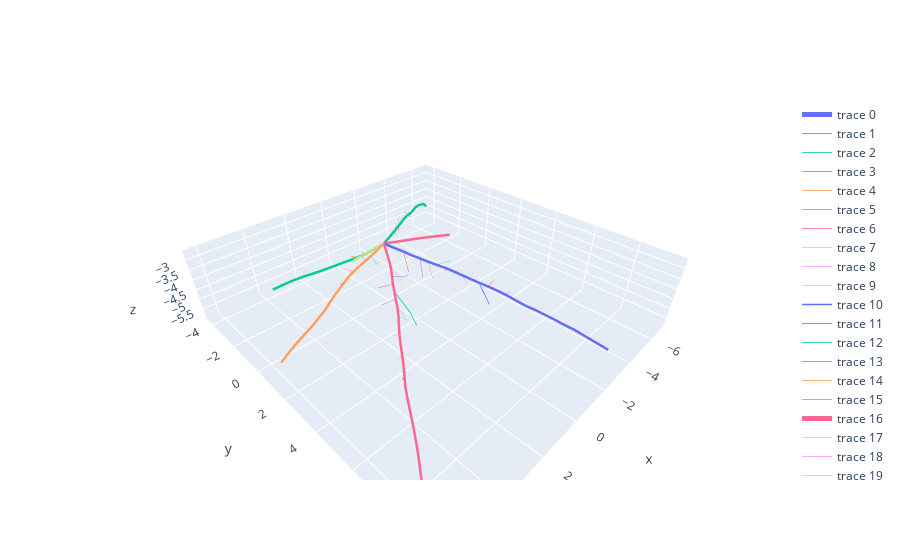

Notebook cell for this chart:
### Code cell
brassica = Root.from_file(brassica_path, age=6)
print(brassica.n_nodes, "nodes")
brassica_fig = brassica.plot()
brassica_fig

### Figure 1 — Plotly figure (JSON) as saved in the notebook; plotly's stock layout.template omitted (floating-point values rounded to 4 significant figures)
{"data": [{"line": {"width": 5}, "mode": "lines", "type": "scatter3d", "x": [0, -0.2703, -0.3607, -0.4841, -0.5964, -0.6981, -0.7898, -0.8573, -0.922, -0.9892, -1.078, -1.172, -1.271, -1.351, -1.454, -1.559, -1.7, -1.81, -1.915, -2.037, -2.136, -2.214, -2.309, -2.399, -2.423], "y": [0, 0.9566, 1.343, 1.721, 2.101, 2.488, 2.877, 3.271, 3.664, 4.058, 4.445, 4.832, 5.216, 5.603, 5.975, 6.348, 6.711, 7.087, 7.464, 7.828, 8.208, 8.588, 8.96, 9.335, 9.481], "z": [-3, -3.109, -3.158, -3.203, -3.255, -3.277, -3.286, -3.303, -3.331, -3.358, -3.402, -3.442, -3.494, -3.555, -3.66, -3.761, -3.85, -3.933, -4.016, -4.128, -4.203, -4.301, -4.413, -4.519, -4.557]}, {"line": {"width": 0.8}, "mode": "lines", "type": "scatter3d", "x": [-0.2703, -0.2324], "y": [0.9566, 1.274], "z": [-3.109, -3.964]}, {"line": {"width": 0.8}, "mode": "lines", "type": "scatter3d", "x": [-0.3607, -1.027], "y": [1.343, 1.528], "z": [-3.158, -3.672]}, {"line": {"width": 0.8}, "mode": "lines", "type": "scatter3d", "x": [-0.4841, -0.3833], "y": [1.721, 1.998], "z": [-3.203, -3.956]}, {"line": {"width": 0.8}, "mode": "lines", "type": "scatter3d", "x": [-0.5964, -0.5735], "y": [2.101, 2.398], "z": [-3.255, -3.95]}, {"line": {"width": 0.8}, "mode": "lines", "type": "scatter3d", "x": [-0.6981, -1.38], "y": [2.488, 2.646], "z": [-3.277, -3.309]}, {"line": {"width": 0.8}, "mode": "lines", "type": "scatter3d", "x": [-0.7898, -0.3749], "y": [2.877, 3.313], "z": [-3.286, -3.057]}, {"line": {"width": 0.8}, "mode": "lines", "type": "scatter3d", "x": [-0.8573, -1.384], "y": [3.271, 3.202], "z": [-3.303, -3.551]}, {"line": {"width": 0.8}, "mode": "lines", "type": "scatter3d", "x": [-0.922, -1.093], "y": [3.664, 3.84], "z": [-3.331, -3.798]}, {"line": {"width": 0.8}, "mode": "lines", "type": "scatter3d", "x": [-0.9892, -1.123], "y": [4.058, 4.141], "z": [-3.358, -2.919]}, {"line": {"width": 1.5}, "mode": "lines", "type": "scatter3d", "x": [-1.078, -0.8053], "y": [4.445, 5.235], "z": [-3.402, -3.892]}, {"line": {"width": 0.8}, "mode": "lines", "type": "scatter3d", "x": [-1.172, -1.49], "y": [4.832, 4.837], "z": [-3.442, -3.323]}, {"line": {"width": 0.8}, "mode": "lines", "type": "scatter3d", "x": [-1.271, -1.498], "y": [5.216, 5.221], "z": [-3.494, -3.645]}, {"line": {"width": 0.8}, "mode": "lines", "type": "scatter3d", "x": [-1.351, -1.449], "y": [5.603, 5.669], "z": [-3.555, -3.386]}, {"line": {"width": 0.8}, "mode": "lines", "type": "scatter3d", "x": [-1.454, -1.491], "y": [5.975, 6.027], "z": [-3.66, -3.539]}, {"line": {"width": 0.8}, "mode": "lines", "type": "scatter3d", "x": [-1.559, -1.599], "y": [6.348, 6.372], "z": [-3.761, -3.717]}, {"line": {"width": 5}, "mode": "lines", "type": "scatter3d", "x": [0, 0.5019, 0.7038, 0.922, 1.157, 1.391, 1.608, 1.826, 2.034, 2.268, 2.512, 2.756, 2.982, 3.203, 3.416, 3.645, 3.866, 4.056, 4.241, 4.427, 4.627, 4.825, 5.033, 5.248, 5.318], "y": [0, 0.8585, 1.198, 1.526, 1.842, 2.158, 2.483, 2.806, 3.132, 3.444, 3.738, 4.032, 4.341, 4.649, 4.955, 5.246, 5.531, 5.835, 6.148, 6.462, 6.779, 7.088, 7.389, 7.687, 7.796], "z": [-3, -3.105, -3.169, -3.236, -3.307, -3.384, -3.464, -3.558, -3.66, -3.749, -3.867, -3.985, -4.102, -4.23, -4.373, -4.525, -4.698, -4.875, -5.042, -5.207, -5.346, -5.505, -5.666, -5.825, -5.895]}, {"line": {"width": 0.8}, "mode": "lines", "type": "scatter3d", "x": [0.5019, 1.353], "y": [0.8585, 0.6118], "z": [-3.105, -3.319]}, {"line": {"width": 0.8}, "mode": "lines", "type": "scatter3d", "x": [0.7038, 0.5034], "y": [1.198, 1.635], "z": [-3.169, -3.883]}, {"line": {"width": 0.8}, "mode": "lines", "type": "scatter3d", "x": [0.922, 0.701], "y": [1.526, 1.955], "z": [-3.236, -3.885]}, {"line": {"width": 0.8}, "mode": "lines", "type": "scatter3d", "x": [1.157, 0.8732], "y": [1.842, 2.502], "z": [-3.307, -3.075]}, {"line": {"width": 0.8}, "mode": "lines", "type": "scatter3d", "x": [1.391, 2.076], "y": [2.158, 2.119], "z": [-3.384, -3.242]}, {"line": {"width": 1.5}, "mode": "lines", "type": "scatter3d", "x": [1.608, 1.426, 1.499], "y": [2.483, 3.133, 3.588], "z": [-3.464, -4.202, -4.562]}, {"line": {"width": 0.8}, "mode": "lines", "type": "scatter3d", "x": [1.826, 2.393], "y": [2.806, 2.66], "z": [-3.558, -3.587]}, {"line": {"width": 0.8}, "mode": "lines", "type": "scatter3d", "x": [2.034, 1.846], "y": [3.132, 3.371], "z": [-3.66, -4.09]}, {"line": {"width": 0.8}, "mode": "lines", "type": "scatter3d", "x": [2.268, 2.244], "y": [3.444, 3.906], "z": [-3.749, -3.697]}, {"line": {"width": 0.8}, "mode": "lines", "type": "scatter3d", "x": [2.512, 2.563], "y": [3.738, 3.739], "z": [-3.867, -4.267]}, {"line": {"width": 0.8}, "mode": "lines", "type": "scatter3d", "x": [2.756, 3.069], "y": [4.032, 4.043], "z": [-3.985, -3.855]}, {"line": {"width": 0.8}, "mode": "lines", "type": "scatter3d", "x": [2.982, 3.056], "y": [4.341, 4.509], "z": [-4.102, -3.9]}, {"line": {"width": 0.8}, "mode": "lines", "type": "scatter3d", "x": [3.203, 3.278], "y": [4.649, 4.597], "z": [-4.23, -4.414]}, {"line": {"width": 0.8}, "mode": "lines", "type": "scatter3d", "x": [3.416, 3.524], "y": [4.955, 4.966], "z": [-4.373, -4.292]}, {"line": {"width": 1.5}, "mode": "lines", "type": "scatter3d", "x": [3.645, 3.754], "y": [5.246, 5.281], "z": [-4.525, -4.621]}, {"line": {"width": 5}, "mode": "lines", "type": "scatter3d", "x": [0, -0.8416, -1.177, -1.532, -1.882, -2.222, -2.561, -2.898, -3.23, -3.571, -3.902, -4.228, -4.54, -4.85, -5.183, -5.507, -5.817, -6.102, -6.379, -6.659, -6.721], "y": [0, -0.5266, -0.7386, -0.9242, -1.117, -1.326, -1.535, -1.742, -1.943, -2.139, -2.355, -2.577, -2.804, -3.023, -3.217, -3.408, -3.609, -3.844, -4.054, -4.223, -4.258], "z": [-3, -3.12, -3.168, -3.172, -3.184, -3.213, -3.247, -3.306, -3.405, -3.478, -3.538, -3.601, -3.707, -3.834, -3.942, -4.078, -4.231, -4.386, -4.583, -4.813, -4.862]}, {"line": {"width": 0.8}, "mode": "lines", "type": "scatter3d", "x": [-0.8416, -1.226], "y": [-0.5266, -0.9509], "z": [-3.12, -3.507]}, {"line": {"width": 0.8}, "mode": "lines", "type": "scatter3d", "x": [-1.177, -1.551], "y": [-0.7386, -0.7346], "z": [-3.168, -2.655]}, {"line": {"width": 0.8}, "mode": "lines", "type": "scatter3d", "x": [-1.532, -1.613], "y": [-0.9242, -1.168], "z": [-3.172, -3.689]}, {"line": {"width": 0.8}, "mode": "lines", "type": "scatter3d", "x": [-1.882, -1.962], "y": [-1.117, -1.308], "z": [-3.184, -3.658]}, {"line": {"width": 0.8}, "mode": "lines", "type": "scatter3d", "x": [-2.222, -2.265], "y": [-1.326, -1.674], "z": [-3.213, -2.922]}, {"line": {"width": 0.8}, "mode": "lines", "type": "scatter3d", "x": [-2.561, -2.542], "y": [-1.535, -1.764], "z": [-3.247, -3.565]}, {"line": {"width": 0.8}, "mode": "lines", "type": "scatter3d", "x": [-2.898, -3.155], "y": [-1.742, -1.551], "z": [-3.306, -3.381]}, {"line": {"width": 0.8}, "mode": "lines", "type": "scatter3d", "x": [-3.23, -3.179], "y": [-1.943, -2.185], "z": [-3.405, -3.316]}, {"line": {"width": 0.8}, "mode": "lines", "type": "scatter3d", "x": [-3.571, -3.534], "y": [-2.139, -2.329], "z": [-3.478, -3.494]}, {"line": {"width": 0.8}, "mode": "lines", "type": "scatter3d", "x": [-3.902, -3.864], "y": [-2.355, -2.447], "z": [-3.538, -3.613]}, {"line": {"width": 0.8}, "mode": "lines", "type": "scatter3d", "x": [-4.228, -4.256], "y": [-2.577, -2.582], "z": [-3.601, -3.556]}, {"line": {"width": 5}, "mode": "lines", "type": "scatter3d", "x": [0, 0.9482, 1.333, 1.719, 2.104, 2.48, 2.845, 3.208, 3.568, 3.911, 4.276, 4.64, 5.001, 5.362, 5.722, 6.075, 6.155], "y": [0, 0.3103, 0.4114, 0.5121, 0.6145, 0.7376, 0.8814, 0.9956, 1.101, 1.208, 1.283, 1.355, 1.368, 1.387, 1.425, 1.473, 1.481], "z": [-3, -3.068, -3.107, -3.136, -3.179, -3.235, -3.314, -3.438, -3.575, -3.751, -3.896, -4.046, -4.218, -4.389, -4.559, -4.741, -4.788]}, {"line": {"width": 0.8}, "mode": "lines", "type": "scatter3d", "x": [0.9482, 0.85], "y": [0.3103, 0.5481], "z": [-3.068, -3.437]}, {"line": {"width": 0.8}, "mode": "lines", "type": "scatter3d", "x": [1.333, 1.497], "y": [0.4114, 0.3937], "z": [-3.107, -2.756]}, {"line": {"width": 0.8}, "mode": "lines", "type": "scatter3d", "x": [1.719, 1.828], "y": [0.5121, 0.4609], "z": [-3.136, -3.437]}, {"line": {"width": 1.5}, "mode": "lines", "type": "scatter3d", "x": [2.104, 2.573], "y": [0.6145, 0.7149], "z": [-3.179, -2.795]}, {"line": {"width": 0.8}, "mode": "lines", "type": "scatter3d", "x": [2.48, 2.525], "y": [0.7376, 0.9244], "z": [-3.235, -3.236]}, {"line": {"width": 0.8}, "mode": "lines", "type": "scatter3d", "x": [2.845, 2.929], "y": [0.8814, 0.8195], "z": [-3.314, -3.249]}, {"line": {"width": 1.5}, "mode": "lines", "type": "scatter3d", "x": [3.208, 3.288], "y": [0.9956, 0.9358], "z": [-3.438, -3.51]}, {"line": {"width": 5}, "mode": "lines", "type": "scatter3d", "x": [0, 0.9923, 1.391, 1.789, 2.188, 2.587, 2.984, 3.377, 3.77, 4.164, 4.556, 4.944, 4.985], "y": [0, -0.03823, -0.07232, -0.1044, -0.1312, -0.16, -0.2039, -0.28, -0.3547, -0.4214, -0.4921, -0.5658, -0.5739], "z": [-3, -3.117, -3.13, -3.12, -3.107, -3.093, -3.09, -3.096, -3.094, -3.109, -3.149, -3.208, -3.213]}, {"line": {"width": 0.8}, "mode": "lines", "type": "scatter3d", "x": [0.9923, 1.076], "y": [-0.03823, -0.1229], "z": [-3.117, -2.98]}, {"line": {"width": 1.5}, "mode": "lines", "type": "scatter3d", "x": [1.391, 1.542], "y": [-0.07232, -0.2895], "z": [-3.13, -3.09]}, {"line": {"width": 0.8}, "mode": "lines", "type": "scatter3d", "x": [1.789, 1.804], "y": [-0.1044, -0.1089], "z": [-3.12, -3.16]}, {"line": {"width": 5}, "mode": "lines", "type": "scatter3d", "x": [0, -0.9483, -1.328, -1.707, -2.092, -2.476, -2.861, -3.218], "y": [0, 0.3026, 0.4228, 0.543, 0.6259, 0.7078, 0.7918, 0.8675], "z": [-3, -3.096, -3.137, -3.177, -3.247, -3.322, -3.394, -3.459]}, {"line": {"width": 5}, "mode": "lines", "type": "scatter3d", "x": [0, 0.9981, 1.397, 1.689], "y": [0, 0.04652, 0.06254, 0.0757], "z": [-3, -3.041, -3.062, -3.09]}], "layout": {"scene": {"aspectmode": "data"}}}
